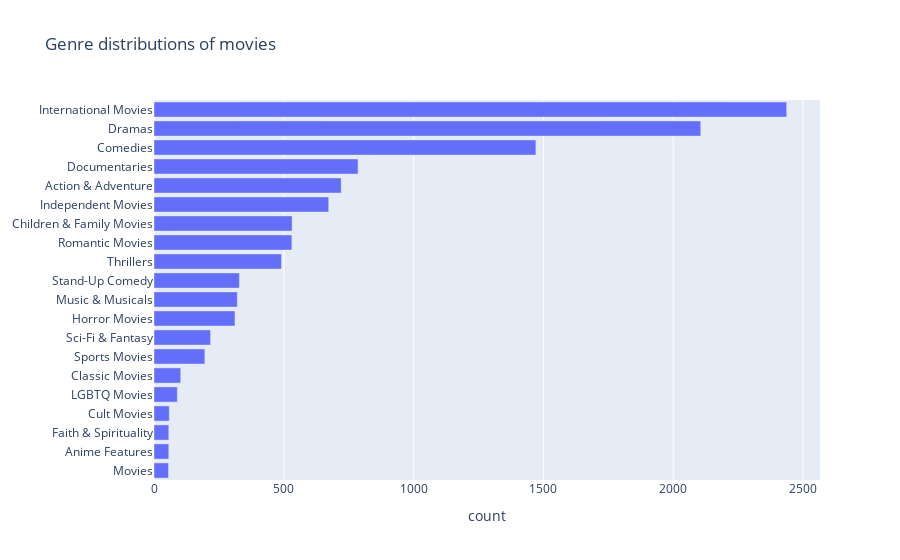

Notebook code for this chart:
### Code cell
trace1 = go.Bar(y=labels, x=values, orientation="h", name="TV Shows")

data = [trace1]
layout = go.Layout(title="Genre distributions of movies",xaxis_title='count', legend=dict(x=0.1, y=1.1, orientation="h"))
fig = go.Figure(data, layout=layout)
fig.show()

### Figure 1 — Plotly figure (JSON) as saved in the notebook; plotly's stock layout.template omitted (floating-point values rounded to 4 significant figures)
{"data": [{"name": "TV Shows", "orientation": "h", "type": "bar", "x": [56, 57, 57, 59, 90, 103, 196, 218, 312, 321, 329, 491, 531, 532, 673, 721, 786, 1471, 2106, 2437], "y": ["Movies", "Anime Features", "Faith & Spirituality", "Cult Movies", "LGBTQ Movies", "Classic Movies", "Sports Movies", "Sci-Fi & Fantasy", "Horror Movies", "Music & Musicals", "Stand-Up Comedy", "Thrillers", "Romantic Movies", "Children & Family Movies", "Independent Movies", "Action & Adventure", "Documentaries", "Comedies", "Dramas", "International Movies"]}], "layout": {"legend": {"orientation": "h", "x": 0.1, "y": 1.1}, "title": {"text": "Genre distributions of movies"}, "xaxis": {"title": {"text": "count"}}}}
